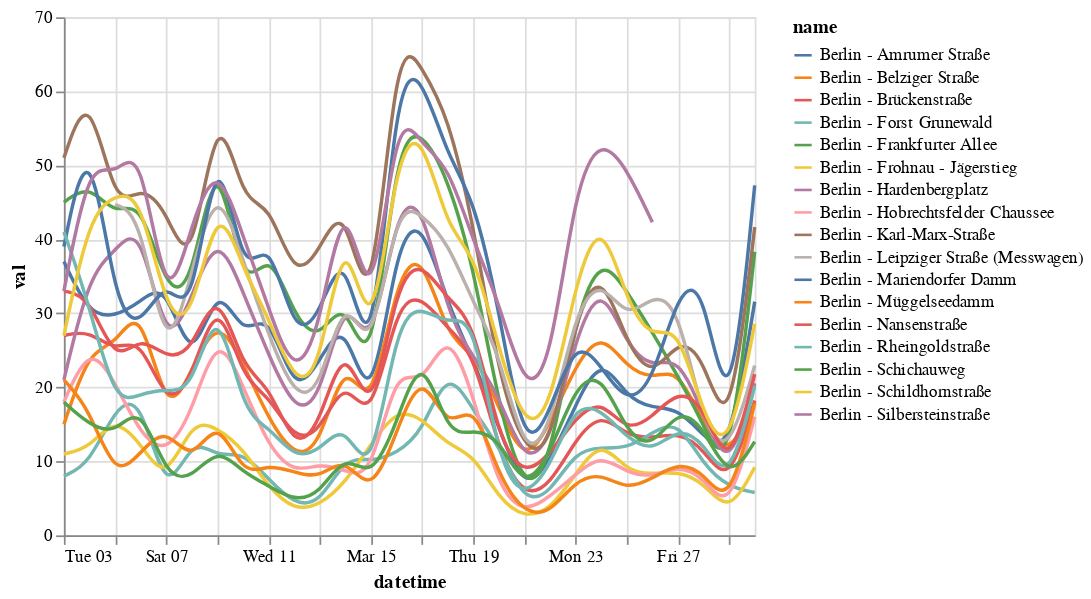

Notebook code for this chart:
### Code cell
alt.Chart(berlin_daily_avg).mark_line(interpolate='basis').encode(
    x='datetime:T',
    y='val:Q',
    color='name:N'
)

### Figure 1 — Vega-Lite specification as saved in the notebook (floating-point values rounded to 4 significant figures; data arrays with more than 128 entries replaced by an {"elided": "..."} marker saying what was removed)
{"config": {"view": {"continuousWidth": 400, "continuousHeight": 300}}, "data": {"name": "data-e9192a154f0ede641406ee655f56861c"}, "mark": {"type": "line", "interpolate": "basis"}, "encoding": {"color": {"type": "nominal", "field": "name"}, "x": {"type": "temporal", "field": "datetime"}, "y": {"type": "quantitative", "field": "val"}}, "$schema": "https://vega.github.io/schema/vega-lite/v4.0.2.json", "datasets": {"data-e9192a154f0ede641406ee655f56861c": {"elided": "470 records"}}}
